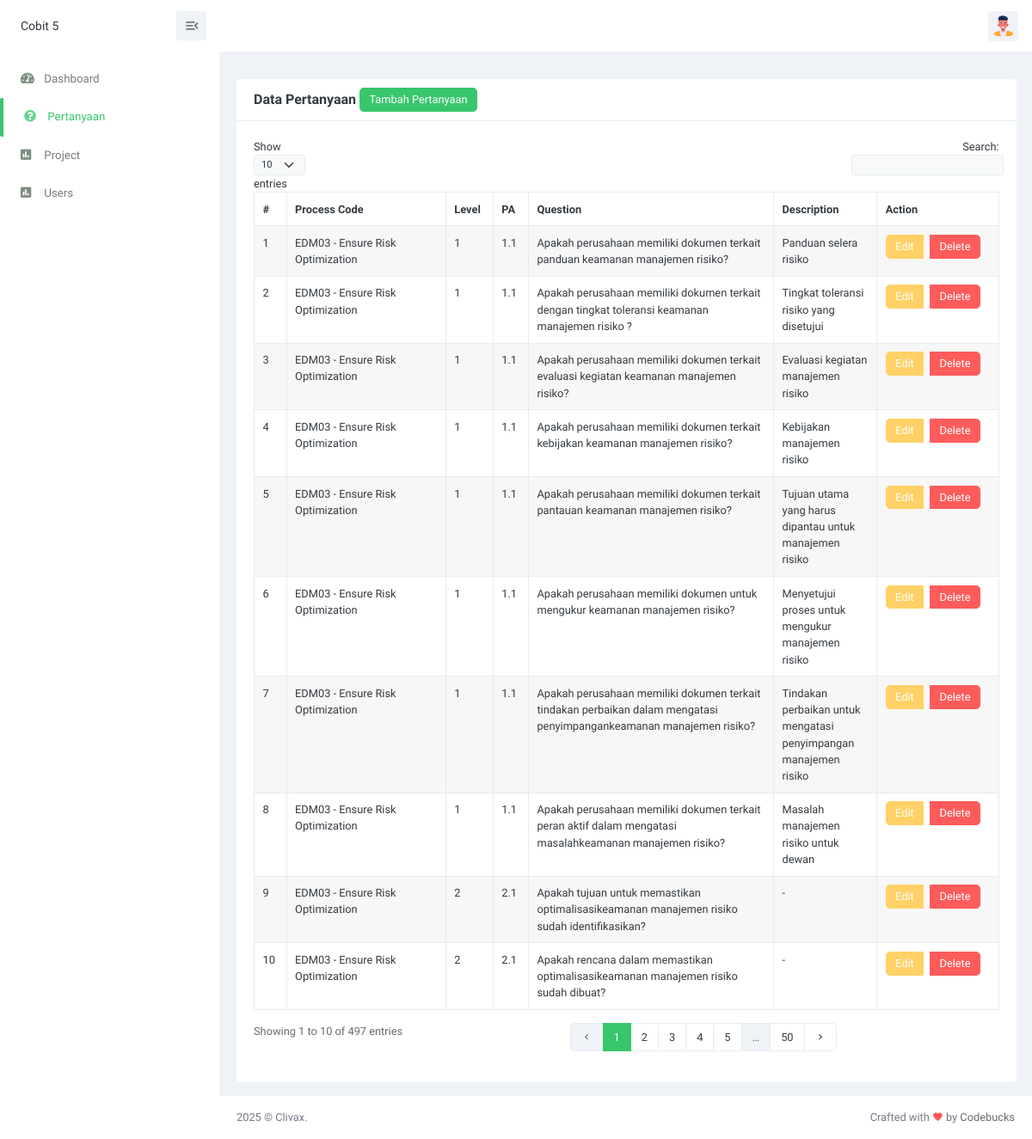
/views/question.php, run on the app's committed database.
### tables this page shows
CREATE TABLE `question` (
  `id_question` int(11) NOT NULL,
  `process_code` varchar(255) NOT NULL,
  `level` int(11) NOT NULL,
  `pa` varchar(10) NOT NULL,
  `question` varchar(1024) NOT NULL,
  `description` varchar(255) DEFAULT NULL
);

### views/question.php (the view, shortened to what this page needs)
<?php include '../config/database.php' ; ?>
<!doctype html>
<html lang="en">
<head>
    <link href="../assets/css/bootstrap.min.css" id="bootstrap-style" rel="stylesheet" type="text/css" />
    <link href="../assets/css/icons.min.css" rel="stylesheet" type="text/css" />
    <link href="../assets/libs/simplebar/simplebar.min.css" rel="stylesheet">
    <link href="../assets/css/app.min.css" id="app-style" rel="stylesheet" type="text/css" />
</head>
<body>
    <div id="layout-wrapper">
        <?php include 'partials/topbar.php'; ?>
        <?php include 'partials/sidebar.php'; ?>
        <div class="main-content">
            <div class="page-content">
                <div class="container-fluid">
                    <div class="row">
                        <div class="col-12">
                            <div class="page-title-box d-flex align-items-center justify-content-between">
                            </div>
                        </div>
                    </div>
                    <div class="row">
                        <div class="col-12">
                            <div class="card">
                                <div class="card-header">
                                    <h4 class="card-title">Data Pertanyaan</h4>
                                    <a href="tambah_question.php" class="btn btn-primary"
                                        style="margin-left: 4px;">Tambah
                                        Pertanyaan</a>
                                </div>
                                <div class="card-body">
                                    <table id="datatable"
                                        class="table table-hover table-bordered table-striped dt-responsive nowrap"
                                        style="border-collapse: collapse; border-spacing: 0; width: 100%;">
                                        <thead>
                                            <tr>
                                                <th>#</th>
                                                <th>Process Code</th>
                                                <th>Level</th>
                                                <th>PA</th>
                                                <th>Question</th>
                                                <th>Description</th>
                                                <th>Action</th>
                                            </tr>
                                        </thead>
                                        <tbody>
                                            <?php
                        $no = 1;
                        $get_data = mysqli_query($conn, "SELECT * FROM question");
                        while ($display = mysqli_fetch_array($get_data)) {
                            $id = $display['id_question'];
                            $processCode = !empty($display['process_code']) ? $display['process_code'] : '-';
                            $level = !empty($display['level']) ? $display['level'] : '-';
                            $pa = !empty($display['pa']) ? $display['pa'] : '-';
                            $question = !empty($display['question']) ? $display['question'] : '-';
                            $description = !empty($display['description']) ? $display['description'] : '-';
                        ?>
                                            <tr>
                                                <td><?php echo $no; ?></td>
                                                <td><?php echo $processCode; ?></td>
                                                <td><?php echo $level; ?></td>
                                                <td><?php echo $pa; ?></td>
                                                <td><?php echo $question; ?></td>
                                                <td><?php echo $description; ?></td>
                                                <td>
                                                    <div class="btn-group" role="group" aria-label="Action Buttons">
                                                        <a href="edit_question.php?id=<?php echo $id; ?>"
                                                            class="btn btn-warning me-2">Edit</a>
                                                        <a href="delete_question.php?id=<?php echo $id; ?>"
                                                            class="btn btn-danger"
                                                            onclick="return confirm('Apakah Anda yakin ingin menghapus pertanyaan ini?')">Delete</a>
                                                    </div>
                                                </td>
                                            </tr>
                                            <?php
                            $no++;
                        }
                        ?>
                                        </tbody>
                                    </table>
                                </div>
                            </div>
                        </div>
                    </div>
                </div>
            </div>
            <?php include 'partials/footer.php'; ?>
        </div>
    </div>
</body>
</html>

### data on the page
question: process_code "EDM03 - Ensure Risk Optimization", level "1", pa "1.1", question "Apakah perusahaan memiliki dokumen terkait panduan keamanan manajemen risiko?", description "Panduan selera risiko"
question: process_code "EDM03 - Ensure Risk Optimization", level "1", pa "1.1", question "Apakah perusahaan memiliki dokumen terkait dengan tingkat toleransi keamanan manajemen risiko ?", description "Tingkat toleransi risiko yang disetujui"
question: process_code "EDM03 - Ensure Risk Optimization", level "1", pa "1.1", question "Apakah perusahaan memiliki dokumen terkait evaluasi kegiatan keamanan manajemen risiko?", description "Evaluasi kegiatan manajemen risiko"
question: process_code "EDM03 - Ensure Risk Optimization", level "1", pa "1.1", question "Apakah perusahaan memiliki dokumen terkait kebijakan keamanan manajemen risiko?", description "Kebijakan manajemen risiko"
question: process_code "EDM03 - Ensure Risk Optimization", level "1", pa "1.1", question "Apakah perusahaan memiliki dokumen terkait pantauan keamanan manajemen risiko?", description "Tujuan utama yang harus dipantau untuk manajemen risiko"
question: process_code "EDM03 - Ensure Risk Optimization", level "1", pa "1.1", question "Apakah perusahaan memiliki dokumen untuk mengukur keamanan manajemen risiko?", description "Menyetujui proses untuk mengukur manajemen risiko"
question: process_code "EDM03 - Ensure Risk Optimization", level "1", pa "1.1", question "Apakah perusahaan memiliki dokumen terkait tindakan perbaikan dalam mengatasi penyimpangankeamanan manajemen risiko?", description "Tindakan perbaikan untuk mengatasi penyimpangan manajemen risiko"
question: process_code "EDM03 - Ensure Risk Optimization", level "1", pa "1.1", question "Apakah perusahaan memiliki dokumen terkait peran aktif dalam mengatasi masalahkeamanan manajemen risiko?", description "Masalah manajemen risiko untuk dewan"
question: process_code "EDM03 - Ensure Risk Optimization", level "2", pa "2.1", question "Apakah tujuan untuk memastikan optimalisasikeamanan manajemen risiko sudah identifikasikan?", description "-"
question: process_code "EDM03 - Ensure Risk Optimization", level "2", pa "2.1", question "Apakah rencana dalam memastikan optimalisasikeamanan manajemen risiko sudah dibuat?", description "-"
